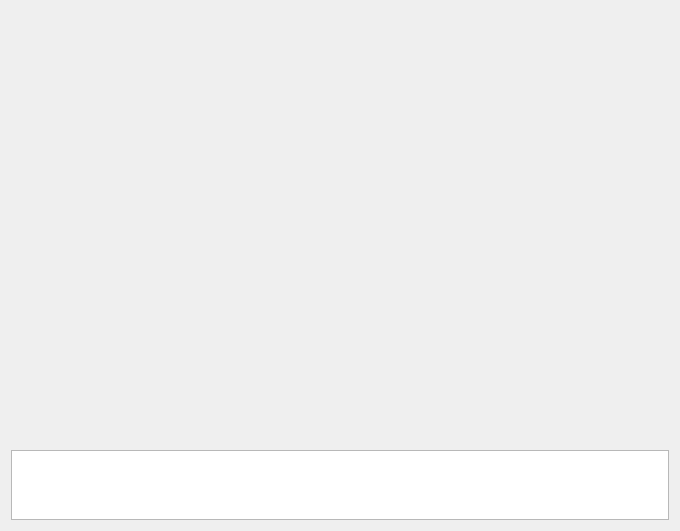
<?xml version="1.0" encoding="UTF-8"?>
<ui version="4.0">
 <class>Form</class>
 <widget class="QWidget" name="Form">
  <property name="geometry">
   <rect>
    <x>0</x>
    <y>0</y>
    <width>680</width>
    <height>531</height>
   </rect>
  </property>
  <property name="windowTitle">
   <string/>
  </property>
  <layout class="QGridLayout" name="gridLayout">
   <item row="0" column="0">
    <layout class="QVBoxLayout" name="verticalLayout_2" stretch="10,1">
     <item>
      <layout class="QHBoxLayout" name="horizontalLayout_3" stretch="10,1">
       <item>
        <layout class="QHBoxLayout" name="horizontalLayout_2">
         <item>
          <layout class="QGridLayout" name="grid_image1"/>
         </item>
         <item>
          <layout class="QGridLayout" name="grid_image2"/>
         </item>
        </layout>
       </item>
       <item>
        <layout class="QVBoxLayout" name="verticalLayout" stretch="3,10">
         <item>
          <layout class="QHBoxLayout" name="horizontalLayout">
           <item>
            <widget class="QLabel" name="label_bai">
             <property name="text">
              <string/>
             </property>
            </widget>
           </item>
           <item>
            <widget class="QLabel" name="label_shi">
             <property name="text">
              <string/>
             </property>
            </widget>
           </item>
           <item>
            <widget class="QLabel" name="label_ge">
             <property name="text">
              <string/>
             </property>
            </widget>
           </item>
           <item>
            <widget class="QLabel" name="label_fen">
             <property name="text">
              <string/>
             </property>
            </widget>
           </item>
          </layout>
         </item>
         <item>
          <layout class="QGridLayout" name="grid_model_manager"/>
         </item>
        </layout>
       </item>
      </layout>
     </item>
     <item>
      <widget class="QTextEdit" name="logEdit"/>
     </item>
    </layout>
   </item>
  </layout>
 </widget>
 <resources/>
 <connections/>
</ui>
